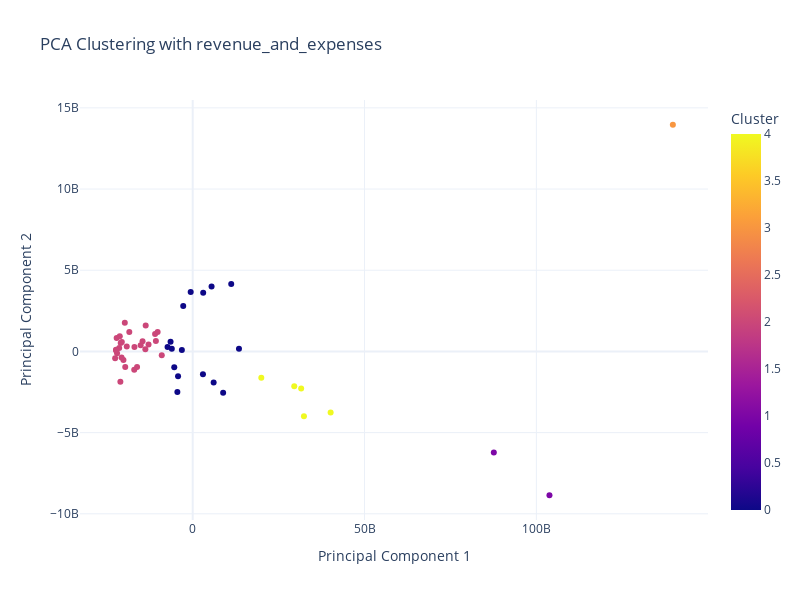

This figure's notebook cell:
### Code cell
# Extract state column (if needed for visualization or labeling)
states = revenue_and_expenses_df['State']  # Assuming 'State' is the name of the column containing state information

# Drop state column for PCA
data_numeric = revenue_and_expenses_df.drop('State', axis=1)

# Perform PCA
pca = PCA(n_components=2)
pca_data = pca.fit_transform(data_numeric)

# Perform clustering on PCA-transformed data
kmeans = KMeans(n_clusters=5)  # Adjust number of clusters as needed
clusters = kmeans.fit_predict(pca_data)

# Create a DataFrame for visualization
plot_data = pd.DataFrame({
    'PC1': pca_data[:, 0],
    'PC2': pca_data[:, 1],
    'State': states,
    'Cluster': clusters
})

# Create an interactive scatter plot using Plotly
fig = px.scatter(plot_data, x='PC1', y='PC2', color='Cluster', hover_name='State', 
                 title='PCA Clustering with revenue_and_expenses', labels={'PC1': 'Principal Component 1', 'PC2': 'Principal Component 2'},
                 template='plotly_white', width=800, height=600)

# Show the plot
fig.show()

### Figure 1 — Plotly figure (JSON) as saved in the notebook; plotly's stock layout.template omitted (floating-point values rounded to 4 significant figures)
{"data": [{"hovertemplate": "<b>%{hovertext}</b><br><br>Principal Component 1=%{x}<br>Principal Component 2=%{y}<br>Cluster=%{marker.color}<extra></extra>", "hovertext": ["Alabama", "Alaska", "Arizona", "Arkansas", "California", "Colorado", "Connecticut", "Delaware", "District of Columbia", "Florida", "Georgia", "Hawaii", "Idaho", "Illinois", "Indiana", "Iowa", "Kansas", "Kentucky", "Louisiana", "Maine", "Maryland", "Massachusetts", "Michigan", "Minnesota", "Mississippi", "Missouri", "Montana", "Nebraska", "Nevada", "New Hampshire", "New Jersey", "New Mexico", "New York", "North Carolina", "North Dakota", "Ohio", "Oklahoma", "Oregon", "Pennsylvania", "Rhode Island", "South Carolina", "South Dakota", "Tennessee", "Texas", "Utah", "Vermont", "Virginia", "Washington", "West Virginia", "Wisconsin", "Wyoming", "Puerto Rico"], "legendgroup": "", "marker": {"color": [2, 2, 0, 2, 3, 0, 0, 2, 2, 4, 0, 2, 2, 4, 0, 2, 2, 2, 2, 2, 0, 0, 0, 0, 2, 0, 2, 2, 2, 2, 4, 2, 1, 0, 2, 4, 2, 2, 4, 2, 0, 2, 0, 1, 2, 2, 0, 0, 2, 0, 2, 2], "coloraxis": "coloraxis", "symbol": "circle"}, "mode": "markers", "name": "", "orientation": "v", "showlegend": false, "type": "scatter", "x": [-10950000000.0, -20950000000.0, -6443000000.0, -15140000000.0, 139700000000.0, -5366000000.0, -4263000000.0, -21390000000.0, -21040000000.0, 29550000000.0, 13470000000.0, -19760000000.0, -20620000000.0, 40140000000.0, -2758000000.0, -12850000000.0, -13680000000.0, -10200000000.0, -9002000000.0, -20150000000.0, 2982000000.0, 8859000000.0, 11210000000.0, -584900000.0, -16950000000.0, -4460000000.0, -22010000000.0, -17010000000.0, -16190000000.0, -19630000000.0, 31560000000.0, -18450000000.0, 103800000000.0, 3052000000.0, -22280000000.0, 19960000000.0, -13780000000.0, -10710000000.0, 32370000000.0, -20690000000.0, -7315000000.0, -22570000000.0, -6080000000.0, 87620000000.0, -14590000000.0, -22130000000.0, 6097000000.0, 5491000000.0, -19190000000.0, -3154000000.0, -22330000000.0, -21220000000.0], "xaxis": "x", "y": [1075000000.0, 518500000.0, 588800000.0, 386000000.0, 13960000000.0, -968300000.0, -1534000000.0, 215900000.0, -1874000000.0, -2144000000.0, 167300000.0, 1768000000.0, 580200000.0, -3766000000.0, 2798000000.0, 428000000.0, 1604000000.0, 1195000000.0, -233300000.0, -532400000.0, -1402000000.0, -2539000000.0, 4158000000.0, 3657000000.0, 270900000.0, -2493000000.0, -106400000.0, -1129000000.0, -957500000.0, -964800000.0, -2281000000.0, 1200000000.0, -8857000000.0, 3609000000.0, 57580000.0, -1628000000.0, 134500000.0, 637300000.0, -3989000000.0, -369600000.0, 276700000.0, -421900000.0, 171100000.0, -6228000000.0, 621300000.0, 832800000.0, -1919000000.0, 4001000000.0, 305900000.0, 90970000.0, 99670000.0, 931200000.0], "yaxis": "y"}], "layout": {"coloraxis": {"colorbar": {"title": {"text": "Cluster"}}, "colorscale": [[0, "#0d0887"], [0.1111, "#46039f"], [0.2222, "#7201a8"], [0.3333, "#9c179e"], [0.4444, "#bd3786"], [0.5556, "#d8576b"], [0.6667, "#ed7953"], [0.7778, "#fb9f3a"], [0.8889, "#fdca26"], [1, "#f0f921"]]}, "height": 600, "legend": {"tracegroupgap": 0}, "title": {"text": "PCA Clustering with revenue_and_expenses"}, "width": 800, "xaxis": {"anchor": "y", "domain": [0, 1], "title": {"text": "Principal Component 1"}}, "yaxis": {"anchor": "x", "domain": [0, 1], "title": {"text": "Principal Component 2"}}}}
